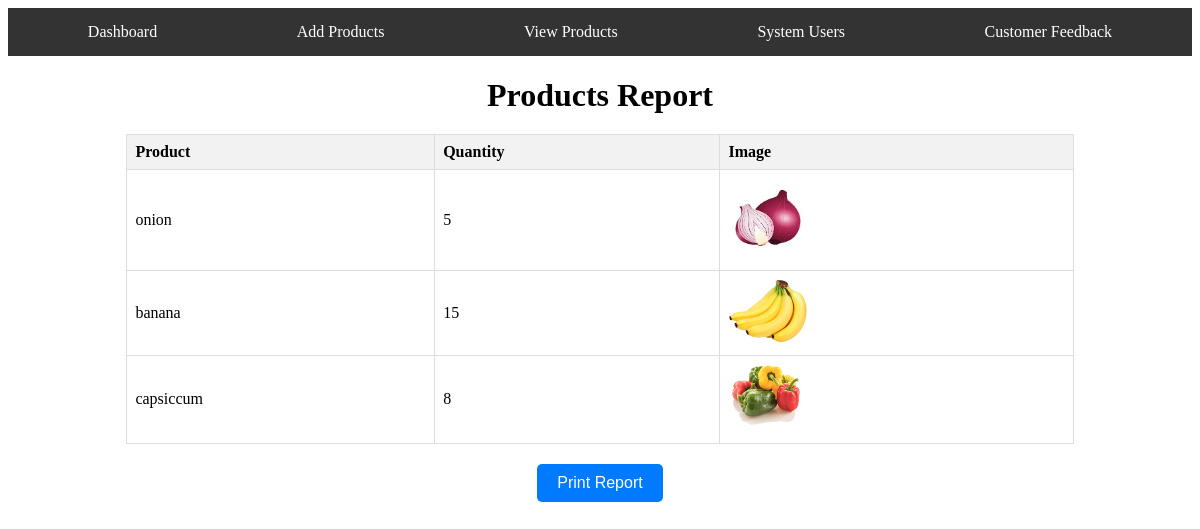
The app's page /productsreport.php with its own data.
### tables this page shows
CREATE TABLE `product` (
  `productcode` varchar(10) NOT NULL,
  `productname` varchar(200) NOT NULL,
  `productquantity` varchar(200) NOT NULL,
  `productdescription` varchar(200) NOT NULL,
  `productstatus` int(10) NOT NULL,
  `productprice` int(6) NOT NULL,
  `file` varchar(200) NOT NULL
);

### productsreport.php (the view, shortened to what this page needs)
<!DOCTYPE html>
<html lang="en">
<head>
</head>
<body>
        <div class="nav-links">
            <a href="dashboard.php">Dashboard</a>
            <a href="admin.php">Add Products</a>
            <a href="products.php">View Products</a>
            <a href="user.php">System Users</a>
            <a href="customer.php">Customer Feedback</a>
        </div>
    <div class="container">
        <h1>Products Report</h1>
        <table>
            <thead>
                <tr>
                    <th>Product</th>
                    <th>Quantity</th>
                    <th>Image</th>
                </tr>
            </thead>
            <tbody>
                <?php
                require_once('connection.php');
                $sql = "SELECT * FROM product";
                $result = mysqli_query($con, $sql);
                if (mysqli_num_rows($result) > 0) {
                    while ($row = mysqli_fetch_assoc($result)) {
                        echo "<tr>";
                        echo "<td>" . $row["productname"] . "</td>";
                        echo "<td>" . $row["productquantity"] . "</td>";
                        echo "<td><img src='" . $row["file"] . "' alt='" . $row["productname"] . "'></td>";
                        echo "</tr>";
                    }
                } else {
                    echo "<tr><td colspan='3' class='no-products'>No products available</td></tr>";
                }
                ?>
            </tbody>
        </table>
        <button class="print-button" onclick="window.print()">Print Report</button>
    </div>
</body>
</html>

### productsreport.php (style rules this page uses)
table { border-collapse: collapse; width: 100%; margin-top: 20px; }
th, td { border: 1px solid #ddd; padding: 8px; text-align: left; }
th { background-color: #f2f2f2; font-weight: bold; }
img { max-width: 80px; max-height: 80px; border-radius: 5px; }
.container { width: 80%; margin: 0 auto; }
h1 { text-align: center; margin-bottom: 20px; }
.print-button { display: block; margin: 20px auto; padding: 10px 20px; background-color: #007bff; color: #fff; border: none; border-radius: 5px; cursor: pointer; font-size: 16px; transition: background-color 0.3s; }
.nav-links { display: flex; justify-content: space-around; background-color: #333; padding: 10px; }
.nav-links a { color: #fff; text-decoration: none; padding: 5px 10px; border-radius: 5px; transition: background-color 0.3s ease; }

### records on screen
product: productname "onion", productquantity "5", file+productname (picture)
product: productname "banana", productquantity "15", file+productname (picture)
product: productname "capsiccum", productquantity "8", file (picture)
